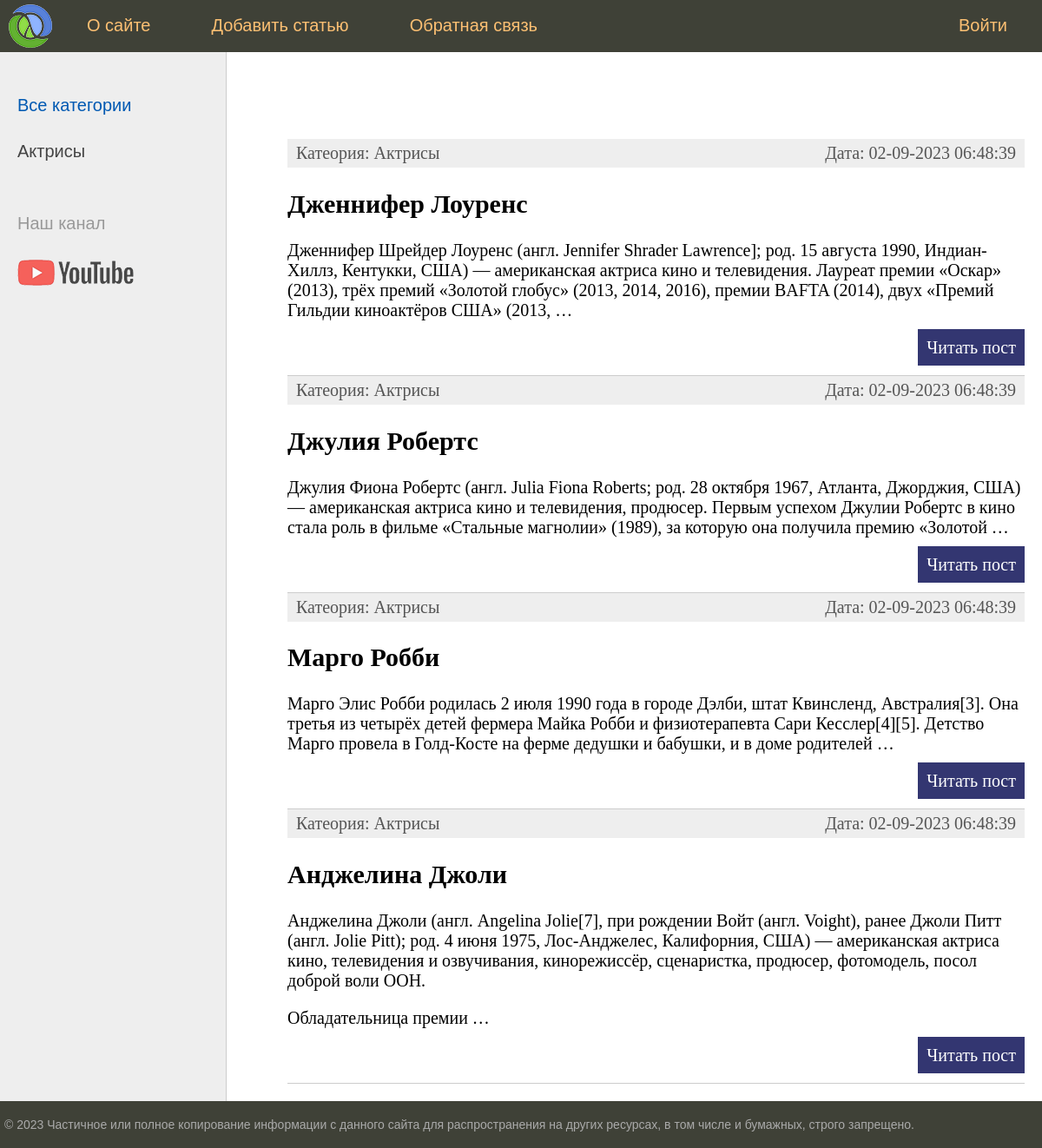
/, run on an earlier commit of the app's database.
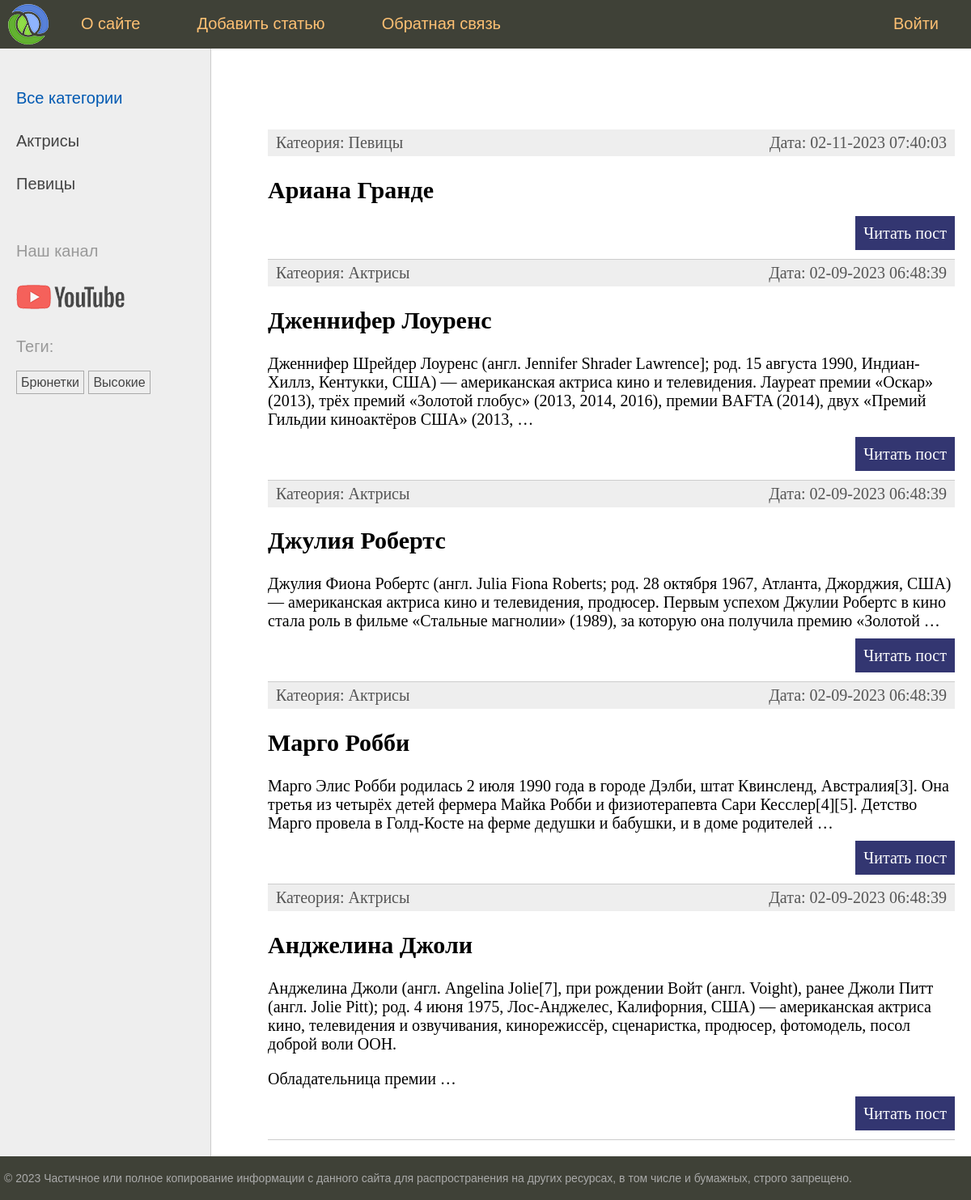
And on a later commit of the database.
### women/models.py (models this page shows, shortened)
class Category(models.Model):
    name = models.CharField(max_length=100, db_index=True, verbose_name='Категория')
    slug = models.SlugField(max_length=255, unique=True, db_index=True)
    class Meta:
        verbose_name = 'Категория'
        verbose_name_plural = 'Категории'
    def get_absolute_url(self):
        return reverse('category', kwargs={'cat_slug': self.slug})

class Women(models.Model):
    class Status(models.IntegerChoices):
        DRAFT = 0, 'Черновик'
        PUBLISHED = 1, 'Опубликовано'
    title = models.CharField(max_length=255, verbose_name='Заголовок')
    slug = models.SlugField(max_length=255,
                            unique=True,
                            db_index=True,
                            verbose_name='Slug',
                            validators=[
                                MinLengthValidator(5, message='Минимум 5 символов'),
                                MaxLengthValidator(100, message='Максимум 100 символов'),
                            ],
                            )
    photo = models.ImageField(upload_to='photos/%Y/%m/%d/', default=None, blank=True, null=True, verbose_name='Фото')
    content = models.TextField(blank=True, verbose_name='Текст статьи')
    time_create = models.DateTimeField(auto_now_add=True, verbose_name='Время создания')
    time_update = models.DateTimeField(auto_now=True, verbose_name='Время изменения')
    is_published = models.BooleanField(choices=tuple(map(lambda x: (bool(x[0]), x[1]), Status.choices)),
                                       default=Status.DRAFT,
                                       verbose_name='Статус')
    cat = models.ForeignKey('Category', on_delete=models.PROTECT, related_name='posts', verbose_name='Категория')
    tags = models.ManyToManyField('TagPost', blank=True, related_name='tags', verbose_name='Теги')
    husband = models.OneToOneField('Husband',
                                   on_delete=models.SET_NULL,
                                   null=True,
                                   blank=True,
                                   related_name='wuman',
                                   verbose_name='Муж')
    objects = models.Manager()
    published = PublishedManager()
    class Meta:
        verbose_name = 'Известные женщины'
        verbose_name_plural = 'Известные женщины'
        ordering = ['-time_create']
        indexes = [
            models.Index(fields=['-time_create']),
        ]
    def get_absolute_url(self):
        return reverse('post', kwargs={'post_slug': self.slug})

class TagPost(models.Model):
    tag = models.CharField(max_length=100, db_index=True)
    slug = models.SlugField(max_length=255, unique=True, db_index=True)
    def get_absolute_url(self):
        return reverse('tag', kwargs={'tag_slug': self.slug})

### women/views.py (the view)
# urls.py: path('', views.index, name='home'),  # http://127.0.0.1:8000
def index(request):
    posts = Women.published.all().select_related('cat')
    data = {
        'title': 'Главная страница',
        'menu': menu,
        'posts': posts,
        'cat_selected': 0,
    }
    return render(request, 'women/index.html', context=data)

### women/models.py (called while the page is built)
    def get_queryset(self):
        return super().get_queryset().filter(is_published=Women.Status.PUBLISHED)

### women/templatetags/women_tags.py (called while the page is built)
@register.inclusion_tag('women/list_categories.html')
def show_categories(cat_selected=0):
    cats = Category.objects.annotate(total=Count('posts')).filter(total__gt=0)
    return {'cats': cats, 'cat_selected': cat_selected}

@register.inclusion_tag('women/list_tags.html')
def show_all_tags():
    return {'tags': TagPost.objects.annotate(total=Count('tags')).filter(total__gt=0)}

### women/templates/women/index.html (shortened to what this page needs)
{% extends 'base.html' %}
{% block content %}
    <ul class="list-articles">
        {% for p in posts %}
            <li>
                <div class="article-panel">
                    <p class="first">Катеория: {{ p.cat.name }}</p>
                    <p class="last">Дата: {{ p.time_update|date:"d-m-Y H:i:s" }}</p>
                </div>
                <h2>{{ p.title }}</h2>
                {% autoescape off %}
                    {{ p.content|linebreaks|truncatewords:40 }}
                {% endautoescape %}
                <p class="link-read-post"><a href="{{ p.get_absolute_url }}">Читать пост</a></p>
            </li>
        {% endfor %}
    </ul>
{% endblock %}

### templates/base.html (shortened to what this page needs)
{% load static %}
{% load women_tags %}
<!DOCTYPE html>
<html>
<head>
    <link type="text/css" href="{% static 'women/css/styles.css' %}" rel="stylesheet"/>
</head>
<body>
<table class="table-page" border=0 cellpadding="0" cellspacing="0">
    <tr>
        <td valign=top>
            {% block mainmenu %}
                <div class="header">
                    <ul id="mainmenu" class="mainmenu">
                        <li class="logo"><a href="{% url 'home' %}">
                            <div class="logo"></div>
                        </a></li>
                        {% for m in menu %}
                            {% if not forloop.last %}
                                <li>{% else %}
                                <li class="last">{% endif %}
                        <a href="{% url m.url_name %}">{{ m.title }}</a></li>
                        {% endfor %}
                    </ul>
                </div>
            {% endblock mainmenu %}
            <table class="table-content" border=0 cellpadding="0" cellspacing="0">
                <tr>
                    <td valign="top" class="left-chapters">
                        <ul id="leftchapters">
                            {% if cat_selected == 0 %}
                                <li class="selected">Все категории</li>
                            {% else %}
                                <li><a href="{% url 'home' %}">Все категории</a></li>
                            {% endif %}
                            {% show_categories cat_selected %}
                            <li class="share">
                                <p>Наш канал</p>
                                <a class="share-yt"
                                   href="https://www.youtube.com/channel/UClJzWfGWuGJL2t-3dYKcHTA/playlists"
                                   target="_blank" rel="nofollow"></a>
                            </li>
                            <li>{% show_all_tags %}</li>
                        </ul>
                    </td>
                    <td valign="top" class="content">
                        <div class="content-text">
                            {% block content %}
                            {% endblock %}
                        </div>
                    </td>
                </tr>
            </table>
        </td>
    </tr>
    <tr>
        <td valign=top>
            <div id="footer">
                <p>&copy; 2023 Частичное или полное копирование информации с данного сайта для распространения на других
                    ресурсах, в том числе и бумажных, строго запрещено.</p>
            </div>
        </td>
    </tr>
</table>
</body>
</html>

### women/templates/women/list_categories.html
{% for cat in cats %}
    {% if cat.id == cat_selected %}
        <li class="selected">{{ cat.name }}</li>
    {% else %}
        <li><a href="{{ cat.get_absolute_url }}">{{ cat.name }}</a></li>
    {% endif %}
{% endfor %}

### women/templates/women/list_tags.html
{% if tags %}
    <p>Теги:</p>
    <ul class="tags-list">
        {% for t in tags %}
            <li><a href="{{ t.get_absolute_url }}">{{ t.tag }}</a></li>
        {% endfor %}
    </ul>
{% endif %}

What changed in the data, as far as the page shows it:
now on this page (row unchanged): Category: name "Певицы"
added TagPost: tag "Брюнетки"
added TagPost: tag "Высокие"
added Women: cat.name "Певицы", time_update "02-11-2023 07:40:03", title "Ариана Гранде"
Also different on the page:
text now shown: "Теги:"
